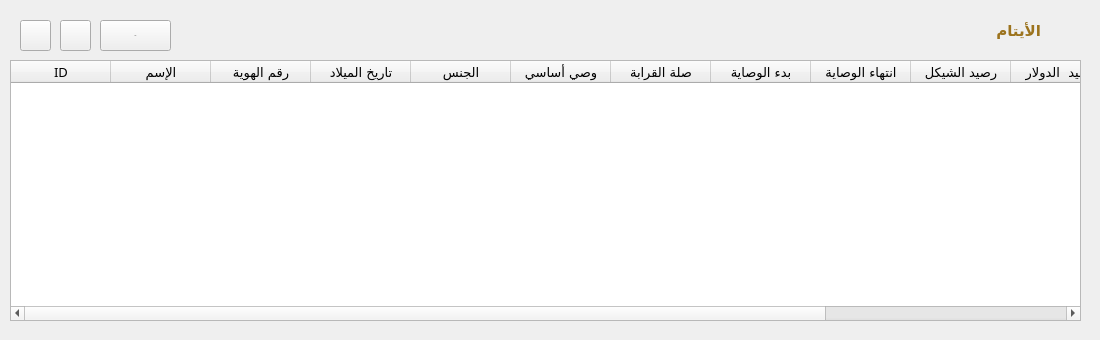
      <widget class="QWidget" name="tab_23">
       <attribute name="title">
        <string>الأيتام</string>
       </attribute>
       <widget class="QWidget" name="widget_40" native="true">
        <property name="geometry">
         <rect>
          <x>0</x>
          <y>10</y>
          <width>1091</width>
          <height>321</height>
         </rect>
        </property>
        <property name="styleSheet">
         <string notr="true"/>
        </property>
        <property name="class" stdset="0">
         <string>Card</string>
        </property>
        <widget class="QWidget" name="widget_41" native="true">
         <property name="geometry">
          <rect>
           <x>0</x>
           <y>0</y>
           <width>1091</width>
           <height>41</height>
          </rect>
         </property>
         <property name="class" stdset="0">
          <string>bg-pink-gold box-top-radius</string>
         </property>
         <widget class="QLabel" name="label_109">
          <property name="geometry">
           <rect>
            <x>930</x>
            <y>0</y>
            <width>111</width>
            <height>41</height>
           </rect>
          </property>
          <property name="font">
           <font>
            <family>Cairo</family>
            <pointsize>11</pointsize>
            <bold>true</bold>
           </font>
          </property>
          <property name="styleSheet">
           <string notr="true">color: #9c731d;</string>
          </property>
          <property name="text">
           <string>الأيتام</string>
          </property>
         </widget>
         <widget class="QLabel" name="label_122">
          <property name="geometry">
           <rect>
            <x>1050</x>
            <y>10</y>
            <width>21</width>
            <height>21</height>
           </rect>
          </property>
          <property name="text">
           <string/>
          </property>
          <property name="pixmap">
           <pixmap>../assets/icons/ic_fluent_lock_open_24_filled_colored.svg</pixmap>
          </property>
          <property name="scaledContents">
           <bool>true</bool>
          </property>
         </widget>
         <widget class="QPushButton" name="btn_search_orphan_4">
          <property name="geometry">
           <rect>
            <x>100</x>
            <y>10</y>
            <width>71</width>
            <height>31</height>
           </rect>
          </property>
          <property name="font">
           <font>
            <family>Cairo</family>
            <pointsize>-1</pointsize>
            <bold>true</bold>
           </font>
          </property>
          <property name="toolTip">
           <string>بحث عن يتيم مسجل مسبقاً</string>
          </property>
          <property name="text">
           <string>بحث</string>
          </property>
          <property name="icon">
           <iconset>
            <normaloff>../assets/icons/ic_fluent_search_24_filled_white.svg</normaloff>../assets/icons/ic_fluent_search_24_filled_white.svg</iconset>
          </property>
          <property name="class" stdset="0">
           <string>btn btn-gold border-b-r-0</string>
          </property>
         </widget>
         <widget class="QPushButton" name="add_guardian_orphans_table_btn_4">
          <property name="geometry">
           <rect>
            <x>60</x>
            <y>10</y>
            <width>31</width>
            <height>31</height>
           </rect>
          </property>
          <property name="font">
           <font>
            <family>Cairo</family>
            <pointsize>-1</pointsize>
            <bold>true</bold>
           </font>
          </property>
          <property name="toolTip">
           <string>اضافة صف</string>
          </property>
          <property name="text">
           <string/>
          </property>
          <property name="icon">
           <iconset>
            <normaloff>../assets/images/plus_1.png</normaloff>../assets/images/plus_1.png</iconset>
          </property>
          <property name="iconSize">
           <size>
            <width>24</width>
            <height>24</height>
           </size>
          </property>
          <property name="class" stdset="0">
           <string>btn btn-gold border-b-r-0</string>
          </property>
         </widget>
         <widget class="QPushButton" name="remove_guardian_orphans_table_btn_3">
          <property name="geometry">
           <rect>
            <x>20</x>
            <y>10</y>
            <width>31</width>
            <height>31</height>
           </rect>
          </property>
          <property name="font">
           <font>
            <family>Cairo</family>
            <pointsize>-1</pointsize>
            <bold>true</bold>
           </font>
          </property>
          <property name="toolTip">
           <string>حذف صف</string>
          </property>
          <property name="text">
           <string/>
          </property>
          <property name="icon">
           <iconset>
            <normaloff>../assets/images/minus_white.png</normaloff>../assets/images/minus_white.png</iconset>
          </property>
          <property name="iconSize">
           <size>
            <width>24</width>
            <height>24</height>
           </size>
          </property>
          <property name="class" stdset="0">
           <string>btn btn-gold border-b-r-0</string>
          </property>
         </widget>
        </widget>
        <widget class="QTableWidget" name="detail_guardian_orphans_table">
         <property name="geometry">
          <rect>
           <x>10</x>
           <y>50</y>
           <width>1071</width>
           <height>261</height>
          </rect>
         </property>
         <property name="sizeIncrement">
          <size>
           <width>0</width>
           <height>0</height>
          </size>
         </property>
         <property name="baseSize">
          <size>
           <width>0</width>
           <height>0</height>
          </size>
         </property>
         <property name="font">
          <font>
           <family>Cairo</family>
           <pointsize>10</pointsize>
          </font>
         </property>
         <property name="lineWidth">
          <number>1</number>
         </property>
         <property name="midLineWidth">
          <number>0</number>
         </property>
         <property name="editTriggers">
          <set>QAbstractItemView::AllEditTriggers</set>
         </property>
         <property name="rowCount">
          <number>0</number>
         </property>
         <attribute name="horizontalHeaderVisible">
          <bool>true</bool>
         </attribute>
         <attribute name="horizontalHeaderCascadingSectionResizes">
          <bool>false</bool>
         </attribute>
         <attribute name="horizontalHeaderHighlightSections">
          <bool>true</bool>
         </attribute>
         <attribute name="horizontalHeaderShowSortIndicator" stdset="0">
          <bool>false</bool>
         </attribute>
         <attribute name="horizontalHeaderStretchLastSection">
          <bool>true</bool>
         </attribute>
         <attribute name="verticalHeaderVisible">
          <bool>false</bool>
         </attribute>
         <attribute name="verticalHeaderCascadingSectionResizes">
          <bool>false</bool>
         </attribute>
         <attribute name="verticalHeaderHighlightSections">
          <bool>true</bool>
         </attribute>
         <attribute name="verticalHeaderShowSortIndicator" stdset="0">
          <bool>false</bool>
         </attribute>
         <attribute name="verticalHeaderStretchLastSection">
          <bool>false</bool>
         </attribute>
         <column>
          <property name="text">
           <string>ID</string>
          </property>
         </column>
         <column>
          <property name="text">
           <string>الإسم</string>
          </property>
         </column>
         <column>
          <property name="text">
           <string>رقم الهوية</string>
          </property>
         </column>
         <column>
          <property name="text">
           <string>تاريخ الميلاد</string>
          </property>
         </column>
         <column>
          <property name="text">
           <string>الجنس</string>
          </property>
         </column>
         <column>
          <property name="text">
           <string>وصي أساسي</string>
          </property>
         </column>
         <column>
          <property name="text">
           <string>صلة القرابة</string>
          </property>
         </column>
         <column>
          <property name="text">
           <string>بدء الوصاية</string>
          </property>
         </column>
         <column>
          <property name="text">
           <string>انتهاء الوصاية</string>
          </property>
         </column>
         <column>
          <property name="text">
           <string>رصيد الشيكل</string>
          </property>
         </column>
         <column>
          <property name="text">
           <string>رصيد  الدولار</string>
          </property>
         </column>
         <column>
          <property name="text">
           <string>رصيد الدينار</string>
          </property>
         </column>
         <column>
          <property name="text">
           <string>رصيد اليورو</string>
          </property>
         </column>
        </widget>
       </widget>
      </widget>
